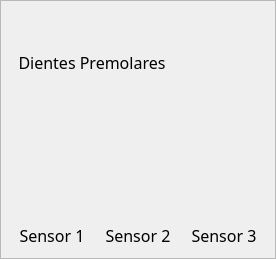
                           <widget class="QFrame" name="frame_3">
                            <property name="frameShape">
                             <enum>QFrame::StyledPanel</enum>
                            </property>
                            <property name="frameShadow">
                             <enum>QFrame::Raised</enum>
                            </property>
                            <layout class="QHBoxLayout" name="horizontalLayout_17">
                             <item>
                              <layout class="QVBoxLayout" name="verticalLayout_18">
                               <item>
                                <layout class="QHBoxLayout" name="horizontalLayout_15">
                                 <property name="spacing">
                                  <number>12</number>
                                 </property>
                                 <property name="rightMargin">
                                  <number>0</number>
                                 </property>
                                 <item>
                                  <widget class="QLabel" name="label_6">
                                   <property name="font">
                                    <font>
                                     <family>Arial Black</family>
                                     <pointsize>12</pointsize>
                                     <weight>9</weight>
                                     <italic>false</italic>
                                     <bold>false</bold>
                                    </font>
                                   </property>
                                   <property name="text">
                                    <string>Dientes Premolares</string>
                                   </property>
                                   <property name="alignment">
                                    <set>Qt::AlignCenter</set>
                                   </property>
                                  </widget>
                                 </item>
                                 <item>
                                  <widget class="QLabel" name="pre">
                                   <property name="minimumSize">
                                    <size>
                                     <width>80</width>
                                     <height>100</height>
                                    </size>
                                   </property>
                                   <property name="maximumSize">
                                    <size>
                                     <width>80</width>
                                     <height>100</height>
                                    </size>
                                   </property>
                                   <property name="text">
                                    <string/>
                                   </property>
                                   <property name="pixmap">
                                    <pixmap>images/dientes_premolar.png</pixmap>
                                   </property>
                                   <property name="scaledContents">
                                    <bool>true</bool>
                                   </property>
                                  </widget>
                                 </item>
                                </layout>
                               </item>
                               <item>
                                <layout class="QHBoxLayout" name="horizontalLayout_14">
                                 <item>
                                  <layout class="QVBoxLayout" name="verticalLayout_15">
                                   <item>
                                    <widget class="QLabel" name="pre_sensor_1">
                                     <property name="minimumSize">
                                      <size>
                                       <width>80</width>
                                       <height>100</height>
                                      </size>
                                     </property>
                                     <property name="maximumSize">
                                      <size>
                                       <width>80</width>
                                       <height>100</height>
                                      </size>
                                     </property>
                                     <property name="text">
                                      <string/>
                                     </property>
                                     <property name="pixmap">
                                      <pixmap>images/premolar_blanco.png</pixmap>
                                     </property>
                                     <property name="scaledContents">
                                      <bool>true</bool>
                                     </property>
                                    </widget>
                                   </item>
                                   <item>
                                    <widget class="QLabel" name="label_7">
                                     <property name="font">
                                      <font>
                                       <family>Arial Black</family>
                                       <pointsize>12</pointsize>
                                       <weight>9</weight>
                                       <italic>false</italic>
                                       <bold>false</bold>
                                      </font>
                                     </property>
                                     <property name="text">
                                      <string>Sensor 1</string>
                                     </property>
                                     <property name="alignment">
                                      <set>Qt::AlignCenter</set>
                                     </property>
                                    </widget>
                                   </item>
                                  </layout>
                                 </item>
                                 <item>
                                  <layout class="QVBoxLayout" name="verticalLayout_16">
                                   <item>
                                    <widget class="QLabel" name="pre_sensor_2">
                                     <property name="minimumSize">
                                      <size>
                                       <width>80</width>
                                       <height>100</height>
                                      </size>
                                     </property>
                                     <property name="maximumSize">
                                      <size>
                                       <width>80</width>
                                       <height>100</height>
                                      </size>
                                     </property>
                                     <property name="text">
                                      <string/>
                                     </property>
                                     <property name="pixmap">
                                      <pixmap>images/premolar_blanco.png</pixmap>
                                     </property>
                                     <property name="scaledContents">
                                      <bool>true</bool>
                                     </property>
                                    </widget>
                                   </item>
                                   <item>
                                    <widget class="QLabel" name="label_8">
                                     <property name="font">
                                      <font>
                                       <family>Arial Black</family>
                                       <pointsize>12</pointsize>
                                       <weight>9</weight>
                                       <italic>false</italic>
                                       <bold>false</bold>
                                      </font>
                                     </property>
                                     <property name="text">
                                      <string>Sensor 2</string>
                                     </property>
                                     <property name="alignment">
                                      <set>Qt::AlignCenter</set>
                                     </property>
                                    </widget>
                                   </item>
                                  </layout>
                                 </item>
                                 <item>
                                  <layout class="QVBoxLayout" name="verticalLayout_17">
                                   <item>
                                    <widget class="QLabel" name="pre_sensor_3">
                                     <property name="minimumSize">
                                      <size>
                                       <width>80</width>
                                       <height>100</height>
                                      </size>
                                     </property>
                                     <property name="maximumSize">
                                      <size>
                                       <width>80</width>
                                       <height>100</height>
                                      </size>
                                     </property>
                                     <property name="text">
                                      <string/>
                                     </property>
                                     <property name="pixmap">
                                      <pixmap>images/premolar_blanco.png</pixmap>
                                     </property>
                                     <property name="scaledContents">
                                      <bool>true</bool>
                                     </property>
                                    </widget>
                                   </item>
                                   <item>
                                    <widget class="QLabel" name="label_9">
                                     <property name="font">
                                      <font>
                                       <family>Arial Black</family>
                                       <pointsize>12</pointsize>
                                       <weight>9</weight>
                                       <italic>false</italic>
                                       <bold>false</bold>
                                      </font>
                                     </property>
                                     <property name="text">
                                      <string>Sensor 3</string>
                                     </property>
                                     <property name="alignment">
                                      <set>Qt::AlignCenter</set>
                                     </property>
                                    </widget>
                                   </item>
                                  </layout>
                                 </item>
                                </layout>
                               </item>
                              </layout>
                             </item>
                            </layout>
                           </widget>
